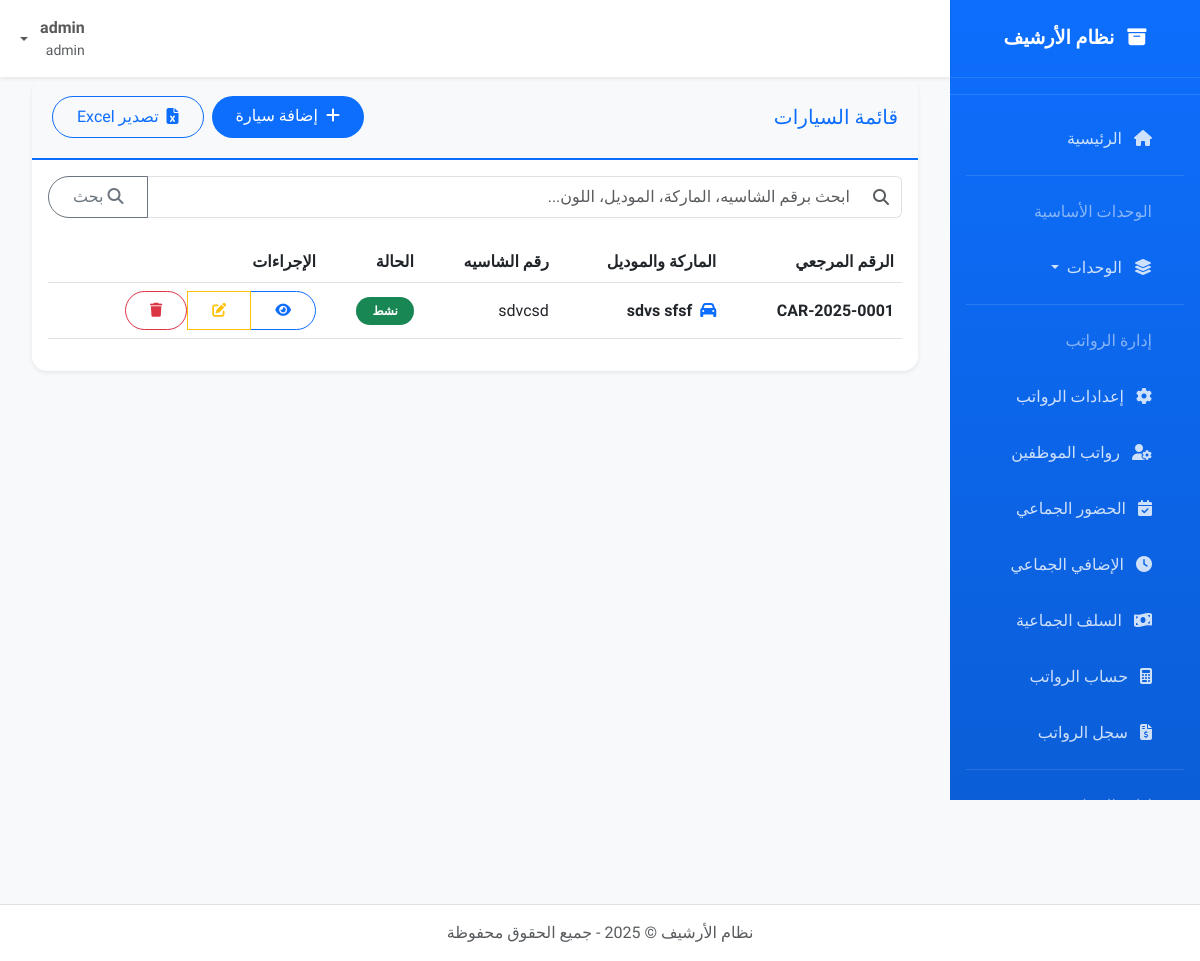
The app's page /cars (signed in) with its own data.
### models.py (models this page shows, shortened)
class User(db.Model, UserMixin):
    id = db.Column(db.Integer, primary_key=True)
    username = db.Column(db.String(50), unique=True, nullable=False)
    email = db.Column(db.String(100), unique=True, nullable=False)
    password_hash = db.Column(db.String(128), nullable=False)
    role = db.Column(db.String(20), default='user')  # admin, archivist, user
    created_at = db.Column(db.DateTime, default=datetime.utcnow)
    def is_admin(self):
        return self.role == 'admin'
    def can_edit(self):
        return self.role in ['admin', 'archivist']

class Car(db.Model):
    id = db.Column(db.Integer, primary_key=True)
    unique_id = db.Column(db.String(50), unique=True, nullable=False, default=lambda: generate_sequential_id("CAR"))
    chassis_number = db.Column(db.String(100), unique=True, nullable=False)
    brand = db.Column(db.String(50), nullable=False)
    model = db.Column(db.String(50), nullable=False)
    car_type = db.Column(db.String(50))
    color = db.Column(db.String(30))
    year = db.Column(db.Integer)
    plate_number = db.Column(db.String(20))
    status = db.Column(db.String(20), default="active")
    notes = db.Column(db.Text)
    created_at = db.Column(db.DateTime, default=datetime.utcnow)
    files = db.relationship('CarFile', backref='car', lazy=True, cascade="all, delete-orphan")
    maintenance_records = db.relationship('MaintenanceRecord', backref='car', lazy=True, cascade="all, delete-orphan")

### app.py (the view)
@app.route('/cars')
@login_required
def car_list():
    query = request.args.get('q', '').strip()
    if query:
        cars = Car.query.filter(
            db.or_(
                Car.chassis_number.ilike(f'%{query}%'),
                Car.brand.ilike(f'%{query}%'),
                Car.model.ilike(f'%{query}%'),
                Car.plate_number.ilike(f'%{query}%'),
                Car.color.ilike(f'%{query}%'),
                Car.notes.ilike(f'%{query}%')
            )
        ).all()
    else:
        cars = Car.query.all()
    settings = CompanySettings.query.first()
    return render_template('car/list.html', cars=cars, search_query=query, settings=settings)

### app.py (called while the page is built)
@login_manager.user_loader
def load_user(user_id):
    return User.query.get(int(user_id))

@app.before_request
def create_tables_once():
    if not hasattr(g, 'tables_created'):
        db.create_all()
        os.makedirs(app.config['UPLOAD_FOLDER'], exist_ok=True)
        os.makedirs(os.path.join(app.config['UPLOAD_FOLDER'], 'cars'), exist_ok=True)
        os.makedirs(os.path.join(app.config['UPLOAD_FOLDER'], 'employees'), exist_ok=True)
        os.makedirs(os.path.join(app.config['UPLOAD_FOLDER'], 'documents'), exist_ok=True)
        os.makedirs(os.path.join(app.config['UPLOAD_FOLDER'], 'logos'), exist_ok=True)
        if not CompanySettings.query.first():
            settings = CompanySettings()
            db.session.add(settings)
            db.session.commit()
        g.tables_created = True

@app.context_processor
def inject_current_year():
    return {'current_year': datetime.now().year}

### templates/car/list.html (shortened to what this page needs)
{% extends "base.html" %}
{% block content %}
<div class="row">
    <div class="col-12">
        <div class="card border-0 shadow-sm">
            <div class="card-header d-flex justify-content-between align-items-center">
                <h5 class="mb-0">قائمة السيارات</h5>
                <div class="d-flex gap-2">
                    <a href="{{ url_for('add_car') }}" class="btn btn-primary">
                        <i class="fas fa-plus me-1"></i> إضافة سيارة
                    </a>
                    <a href="{{ url_for('export_cars') }}" class="btn btn-outline-primary">
                        <i class="fas fa-file-excel me-1"></i> تصدير Excel
                    </a>
                </div>
            </div>
            <div class="card-body">
                <form method="GET" class="mb-4">
                    <div class="input-group">
                        <span class="input-group-text bg-white border-end-0">
                            <i class="fas fa-search text-muted"></i>
                        </span>
                        <input type="text" name="q" class="form-control border-start-0" placeholder="ابحث برقم الشاسيه، الماركة، الموديل، اللون..." value="{{ search_query or '' }}">
                        <button class="btn btn-outline-secondary" type="submit">
                            <i class="fas fa-search"></i> بحث
                        </button>
                    </div>
                </form>
                <div class="table-responsive">
                    <table class="table table-hover align-middle">
                        <thead>
                            <tr>
                                <th>الرقم المرجعي</th>
                                <th>الماركة والموديل</th>
                                <th>رقم الشاسيه</th>
                                <th>الحالة</th>
                                <th>الإجراءات</th>
                            </tr>
                        </thead>
                        <tbody>
                            {% for car in cars %}
                            <tr>
                                <td class="fw-bold">{{ car.unique_id }}</td>
                                <td>
                                    <div class="d-flex align-items-center">
                                        <div class="me-2">
                                            <i class="fas fa-car text-primary"></i>
                                        </div>
                                        <div>
                                            <div class="fw-bold">{{ car.brand }} {{ car.model }}</div>
                                        </div>
                                    </div>
                                </td>
                                <td>{{ car.chassis_number }}</td>
                                <td>
                                    <span class="badge bg-{{ 'success' if car.status == 'active' else 'warning' if car.status == 'inactive' else 'danger' }} rounded-pill px-3 py-2">
                                        {% if car.status == 'active' %}نشط
                                        {% elif car.status == 'inactive' %}غير نشط
                                        {% elif car.status == 'maintenance' %}صيانة
                                        {% endif %}
                                    </span>
                                </td>
                                <td>
                                    <div class="btn-group" role="group">
                                        <a href="{{ url_for('car_detail', car_id=car.id) }}" class="btn btn-sm btn-outline-primary" title="عرض التفاصيل">
                                            <i class="fas fa-eye"></i>
                                        </a>
                                        {% if current_user.can_edit() %}
                                        <a href="{{ url_for('edit_car', car_id=car.id) }}" class="btn btn-sm btn-outline-warning" title="تعديل">
                                            <i class="fas fa-edit"></i>
                                        </a>
                                        <form method="POST" action="{{ url_for('delete_car', car_id=car.id) }}" class="d-inline" onsubmit="return confirm('هل أنت متأكد من حذف هذه السيارة؟')">
                                            <button type="submit" class="btn btn-sm btn-outline-danger" title="حذف">
                                                <i class="fas fa-trash"></i>
                                            </button>
                                        </form>
                                        {% endif %}
                                    </div>
                                </td>
                            </tr>
                            {% endfor %}
                        </tbody>
                    </table>
                </div>
            </div>
        </div>
    </div>
</div>
{% endblock %}

### templates/base.html (shortened to what this page needs)
<!DOCTYPE html>
<html lang="ar" dir="rtl">
<head>
    <link href="https://cdn.jsdelivr.net/npm/bootstrap@5.3.0/dist/css/bootstrap.rtl.min.css" rel="stylesheet">
    <link rel="stylesheet" href="https://cdn.jsdelivr.net/npm/bootstrap-icons@1.10.0/font/bootstrap-icons.css">
    <link href="https://cdnjs.cloudflare.com/ajax/libs/font-awesome/6.4.0/css/all.min.css" rel="stylesheet">
</head>
<body>
    <nav id="sidebar" class="d-none d-lg-block">
        <div class="sidebar-brand">
            <i class="fas fa-archive me-2"></i> <span>نظام الأرشيف</span>
        </div>
        <hr class="text-white-50">
        <ul class="nav flex-column px-3">
            <li class="nav-item">
                <a class="nav-link {% if request.endpoint == 'index' %}active{% endif %}" href="{{ url_for('index') }}">
                    <i class="fas fa-home me-2"></i> <span>الرئيسية</span>
                </a>
            </li>
            <hr class="text-white-50 my-2">
            <li class="nav-item">
                <span class="nav-link text-white-50 small">الوحدات الأساسية</span>
            </li>
            <li class="nav-item dropdown">
                <a class="nav-link dropdown-toggle" href="#" id="basicUnitsDropdown" role="button" data-bs-toggle="dropdown" aria-expanded="false">
                    <i class="fas fa-layer-group me-2"></i> <span>الوحدات</span>
                </a>
            </li>
            <hr class="text-white-50 my-2">
            {% if current_user.is_authenticated and current_user.can_edit() %}
            <li class="nav-item">
                <span class="nav-link text-white-50 small">إدارة الرواتب</span>
            </li>
            <li class="nav-item">
                <a class="nav-link {% if 'salary_settings' in request.endpoint %}active{% endif %}" href="{{ url_for('salary_settings') }}">
                    <i class="fas fa-cog me-2"></i> <span>إعدادات الرواتب</span>
                </a>
            </li>
            <li class="nav-item">
                <a class="nav-link {% if 'salary_employees_list' in request.endpoint %}active{% endif %}" href="{{ url_for('salary_employees_list') }}">
                    <i class="fas fa-user-cog me-2"></i> <span>رواتب الموظفين</span>
                </a>
            </li>
            <li class="nav-item">
                <a class="nav-link {% if 'bulk_attendance' in request.endpoint %}active{% endif %}" href="{{ url_for('bulk_attendance') }}">
                    <i class="fas fa-calendar-check me-2"></i> <span>الحضور الجماعي</span>
                </a>
            </li>
            <li class="nav-item">
                <a class="nav-link {% if 'bulk_overtime' in request.endpoint %}active{% endif %}" href="{{ url_for('bulk_overtime') }}">
                    <i class="fas fa-clock me-2"></i> <span>الإضافي الجماعي</span>
                </a>
            </li>
            <li class="nav-item">
                <a class="nav-link {% if 'bulk_advance' in request.endpoint %}active{% endif %}" href="{{ url_for('bulk_advance') }}">
                    <i class="fas fa-money-bill-wave me-2"></i> <span>السلف الجماعية</span>
                </a>
            </li>
            <li class="nav-item">
                <a class="nav-link {% if 'calculate_payroll' in request.endpoint %}active{% endif %}" href="{{ url_for('calculate_payroll') }}">
                    <i class="fas fa-calculator me-2"></i> <span>حساب الرواتب</span>
                </a>
            </li>
            <li class="nav-item">
                <a class="nav-link {% if 'payroll_list' in request.endpoint %}active{% endif %}" href="{{ url_for('payroll_list') }}">
                    <i class="fas fa-file-invoice-dollar me-2"></i> <span>سجل الرواتب</span>
                </a>
            </li>
            {% endif %}
            <hr class="text-white-50 my-2">
            {% if current_user.is_authenticated and current_user.can_edit() %}
            <li class="nav-item">
                <span class="nav-link text-white-50 small">إدارة المخازن</span>
            </li>
            {% endif %}
        </ul>
    </nav>
    <nav class="navbar navbar-expand-lg navbar-light bg-white shadow-sm top-navbar">
        <div class="container-fluid">
            <div class="navbar-nav ms-auto">
                {% if current_user.is_authenticated %}
                <div class="nav-item dropdown">
                    <a class="nav-link dropdown-toggle d-flex align-items-center" href="#" id="userDropdown" role="button" data-bs-toggle="dropdown">
                        <div class="me-2">
                            <div class="fw-bold">{{ current_user.username }}</div>
                            <div class="small text-muted">{{ current_user.role }}</div>
                        </div>
                    </a>
                </div>
                {% else %}
                <a class="nav-link" href="{{ url_for('login') }}">
                    <i class="fas fa-sign-in-alt me-1"></i> تسجيل الدخول
                </a>
                {% endif %}
            </div>
        </div>
    </nav>
    <main id="main-content">
        <div class="container-fluid">
            {% block content %}{% endblock %}
        </div>
    </main>
    <footer class="bg-white border-top py-3 mt-5">
        <div class="container">
            <div class="text-center text-muted">
                <p class="mb-0">نظام الأرشيف &copy; {{ current_year }} - جميع الحقوق محفوظة</p>
            </div>
        </div>
    </footer>
</body>
</html>

### templates/base.html (style rules this page uses)
:root { --primary-color: #0d6efd; --secondary-color: #6c757d; --success-color: #198754; --danger-color: #dc3545; --warning-color: #ffc107; --info-color: #0dcaf0; }
body { font-family: 'Tajawal', sans-serif; background-color: #f8f9fa; padding-top: 56px; margin: 0; }
#sidebar { position: fixed; top: 0; right: 0; height: 100vh; width: 250px; background: linear-gradient(180deg, #0d6efd 0%, #0b5ed7 100%); color: white; z-index: 1000; overflow-y: auto; transition: transform 0.3s ease, width 0.3s ease; }
#sidebar .sidebar-brand { font-weight: 700; padding: 1.5rem 1rem; text-align: center; font-size: 1.2rem; border-bottom: 1px solid rgba(255,255,255,0.1); }
#sidebar .nav-link { color: rgba(255,255,255,0.8); padding: 0.75rem 1rem; margin: 0.25rem 1rem; border-radius: 0.375rem; transition: all 0.3s ease; }
#main-content { margin-right: 250px; padding: 20px; min-height: 100vh; transition: margin-right 0.3s ease; }
.top-navbar { position: fixed; top: 0; right: 250px; left: 0; z-index: 1030; transition: right 0.3s ease; }
.card { border: none; border-radius: 15px; box-shadow: 0 0.125rem 0.25rem rgba(0,0,0,0.075); margin-bottom: 1.5rem; transition: transform 0.3s ease; }
.card-header { background-color: #f8f9fa; border-bottom: 2px solid var(--primary-color); border-radius: 15px 15px 0 0 !important; padding: 1.25rem; font-weight: 700; color: var(--primary-color); }
.btn { border-radius: 50px; padding: 0.5rem 1.5rem; font-weight: 500; transition: all 0.3s ease; }
.btn-primary { background-color: var(--primary-color); border: none; }

### records on screen
User: username "admin", role "admin"
Car: unique_id "CAR-2025-0001", brand "sdvs", model "sfsf", chassis_number "sdvcsd", status "نشط"
